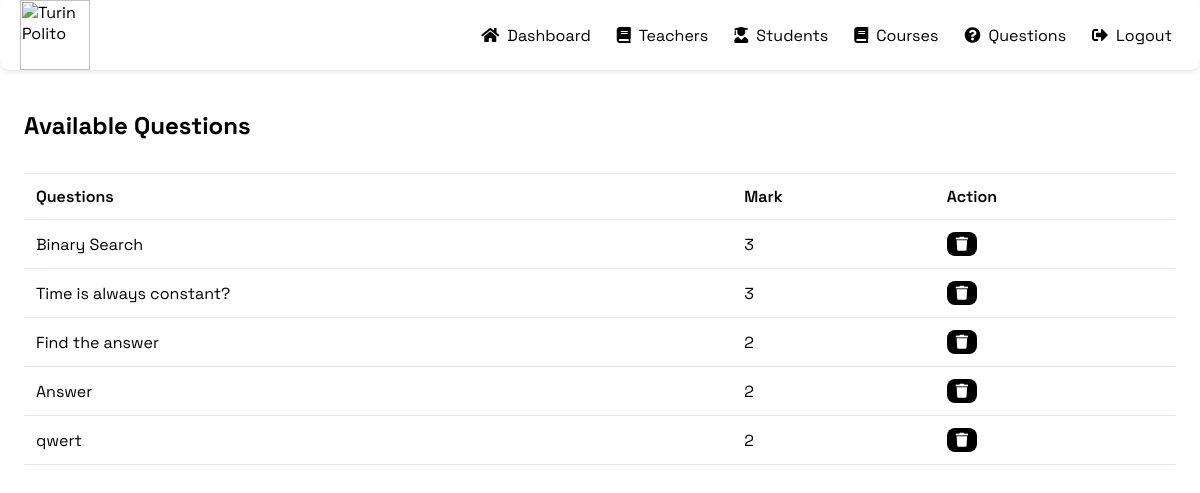
/view-question/23 (signed in), run on the app's committed database.
### exams/models.py (models this page shows)
class Question(models.Model):
    course = models.ForeignKey(Course, on_delete=models.CASCADE)
    marks = models.PositiveIntegerField()
    question = models.CharField(max_length=600)
    picture = models.URLField(max_length=1024, blank=True, null=True)
    option1 = models.CharField(max_length=100)
    option2 = models.CharField(max_length=100)
    option3 = models.CharField(max_length=100)
    option4 = models.CharField(max_length=100)
    option5 = models.CharField(max_length=100, blank=True, null=True)
    answer = models.CharField(max_length=100)
    cat = (('Option1', 'A)'), ('Option2', 'B)'), ('Option3', 'C)'), ('Option4', 'D)'))
    answer = models.CharField(max_length=100, choices=cat)

### exams/views.py (the view)
# urls.py: path('view-question/<int:pk>', views.view_question_view, name='view-question'),
@login_required(login_url='adminlogin')
def view_question_view(request, pk):
    questions = models.Question.objects.all().filter(course_id=pk)
    return render(request, 'exams/view_question.html', {'questions': questions})

### templates/exams/view_question.html (shortened to what this page needs)
{% extends 'exams/adminbase.html' %}
{% load widget_tweaks %}
{% load static %}
{% block content %}
<link rel="stylesheet" type="text/css" href="{% static 'css/admin_view_student.css' %}">
<div class="content-wrapper">
    <div class="content-header">
        <h1 class="title">Available Questions</h1>
    </div>
    <div class="table-container">
        <table>
            <thead>
                <tr>
                    <th>Questions</th>
                    <th>Mark</th>
                    <th>Action</th>
                </tr>
                </thead>
                <tbody>
                    {% for c in questions %}
                    <tr>
                        <td>{{c.question}}</td>
                        <td>{{c.marks}}</td>
                        <td class="actions">
                            <a class="btn-delete" href="{% url 'delete-question' c.id  %}">
                                <small class="fas fa-trash"></small>
                            </a>
                        </td>
                    </tr>
                    {% empty %}
                    <br>
                    <li>There is no question yet.</li>
                    {% endfor %}
                </tbody>
                </table>
                </div>
                </div>
{% endblock %}

### static/css/adminbase.css (style rules this page uses)
body { font-family: 'Space Grotesk', sans-serif; margin: 0; padding: 0; }

### static/css/admin_view_student.css (style rules this page uses)
.content-wrapper { padding: 24px; }
.content-header { display: flex; justify-content: space-between; align-items: center; gap: 16px; }
.title { font-size: 24px; font-weight: bold; }
.table-container { margin-top: 16px; border-top: 1px solid #e2e8f0; overflow: auto; }
table { width: 100%; text-align: left; border-collapse: collapse; }
th, td { padding: 12px; border-bottom: 1px solid #e2e8f0; }
th { font-weight: 600; color: #000000; }
.actions a { display: inline-block; margin-right: 8px; padding: 5px 9px; text-align: center; text-decoration: none; color: #fff; border-radius: 8px; cursor: grab; }
.btn-delete { background-color: #000000; }
.actions a small { font-size: 0.875em; }

### data on the page
Question: question "Binary Search", marks "3"
Question: question "Time is always constant?", marks "3"
Question: question "Find the answer", marks "2"
Question: question "Answer", marks "2"
Question: question "qwert", marks "2"
